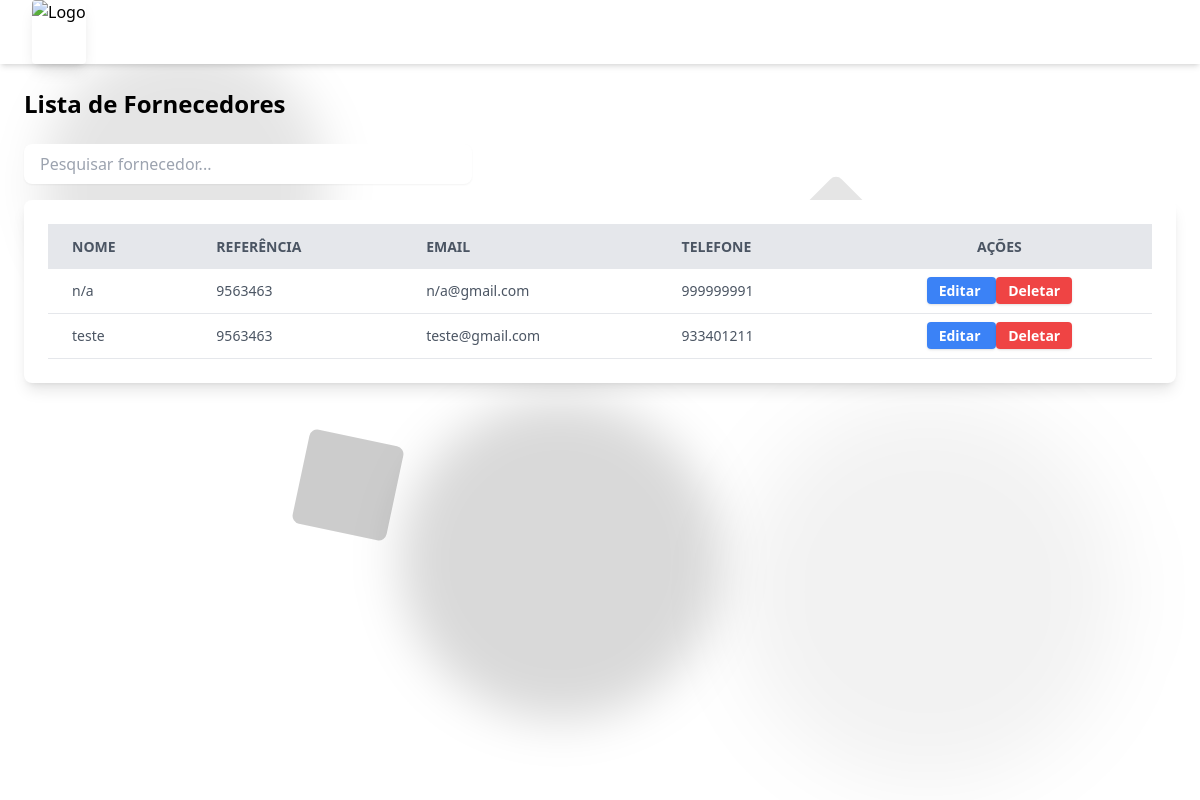
Screenshot of /listar_fornecedores/ with the database file from the repository.
### management/models.py (models this page shows, shortened)
class Fornecedor(models.Model):
    nome = models.CharField(max_length=40)
    ref_fornecedor = models.CharField(max_length=14, blank=True, null=True)
    email = models.EmailField(blank=True, null=True)
    telefone = models.CharField(max_length=15, blank=True, null=True)

### management/views.py (the view)
# urls.py: path("listar_fornecedores/", views.listar_fornecedores, name="listar_fornecedores"),
def listar_fornecedores(request):
    fornecedores = Fornecedor.objects.all().order_by('nome')
    return render(request, 'management/listar_fornecedores.html', {'fornecedores': fornecedores})

### management/templates/management/listar_fornecedores.html (shortened to what this page needs)
{% extends 'management/base.html' %}
{% load static %}
{% block content %}
<h1 class="text-2xl font-bold text-black mb-6">Lista de Fornecedores</h1>
<div class="flex justify-between items-center mb-4">
    <input type="text" id="searchInput" placeholder="Pesquisar fornecedor..."
                 class="w-full max-w-md rounded-lg border-gray-300 focus:border-blue-500 focus:ring-blue-500 px-4 py-2 shadow-sm" />
</div>
<div class="overflow-x-auto w-full max-w-7xl bg-white rounded-lg shadow-lg p-6">
        <table id="fornecedoresTable" class="min-w-full table-auto">
                <thead>
                        <tr class="bg-gray-200 text-gray-600 uppercase text-sm leading-normal">
                                <th class="py-3 px-6 text-left">Nome</th>
                                <th class="py-3 px-6 text-left">Referência</th>
                                <th class="py-3 px-6 text-left">Email</th>
                                <th class="py-3 px-6 text-left">Telefone</th>
                                <th class="py-3 px-6 text-center">Ações</th>
                        </tr>
                </thead>
                <tbody class="text-gray-600 text-sm font-light">
                        {% for fornecedor in fornecedores %}
                        <tr class="border-b border-gray-200 hover:bg-gray-100">
                                <td class="py-3 px-6 text-left">
                                        {{ fornecedor.nome }}
                                </td>
                                <td class="py-3 px-6 text-left">
                                        {{ fornecedor.ref_fornecedor }}
                                </td>
                                <td class="py-3 px-6 text-left">
                                        {{ fornecedor.email }}
                                </td>
                                <td class="py-3 px-6 text-left">
                                        {{ fornecedor.telefone }}
                                </td>
                                <td class="py-3 px-6 text-center">
                                        <a href="{% url 'editar_fornecedor' fornecedor.id %}" class="bg-blue-500 hover:bg-blue-600 text-white font-semibold px-3 py-1 rounded shadow">
                                                Editar
                                        </a>
                                        <a href="{% url 'deletar_fornecedor' fornecedor.id %}" class="bg-red-500 hover:bg-red-600 text-white font-semibold px-3 py-1 rounded shadow">
                                                Deletar
                                        </a>
                                </td>
                        </tr>
                        {% empty %}
                        <tr>
                                <td colspan="5" class="py-3 px-6 text-center">Nenhum fornecedor encontrado.</td>
                        </tr>
                        {% endfor %}
                </tbody>
        </table>
</div>
{% endblock %}

### rows the page displays
Fornecedor: nome "n/a", ref_fornecedor "9563463", email "n/a@gmail.com", telefone "999999991"
Fornecedor: nome "teste", ref_fornecedor "9563463", email "teste@gmail.com", telefone "933401211"
